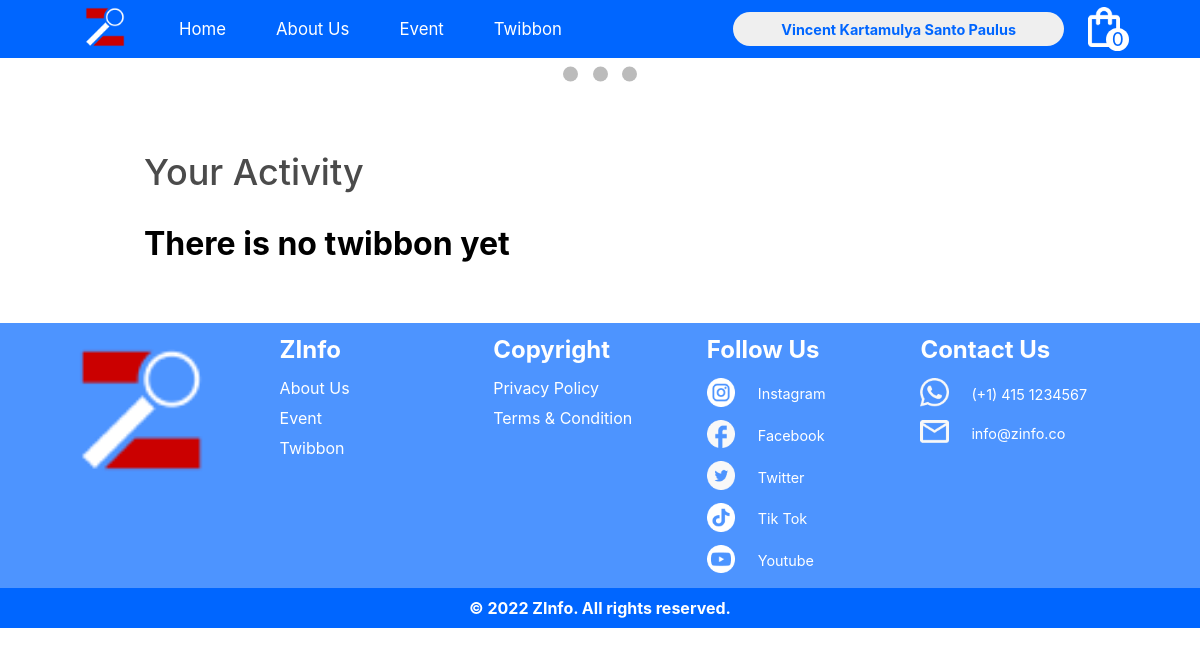
The app's page /twibbon.php (signed in), older data.
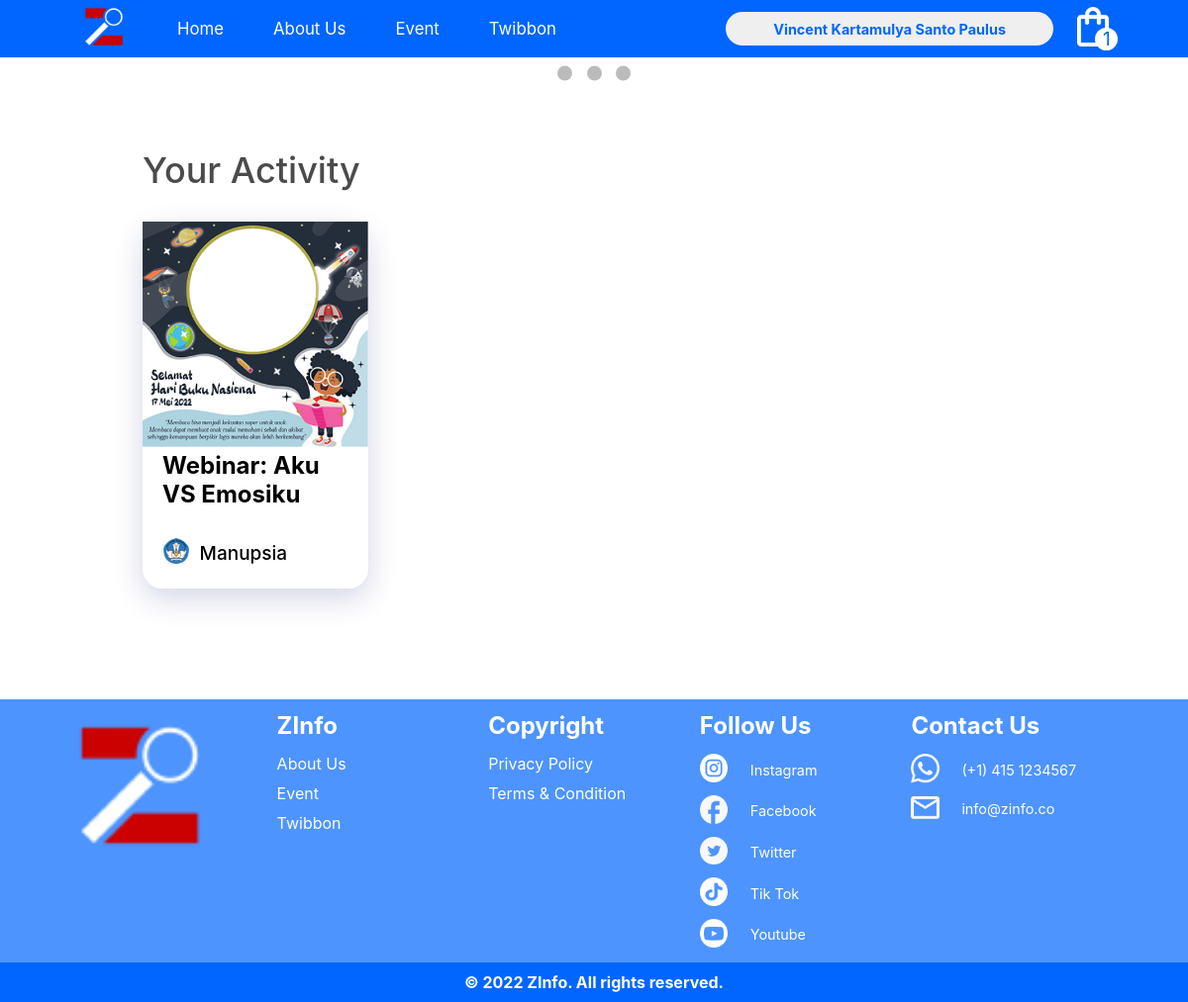
The same page, newer data.
### tables this page shows
CREATE TABLE `transactiondetail` (
  `transactiondetailID` int(11) NOT NULL,
  `transactionID` int(11) NOT NULL,
  `eventID` int(11) NOT NULL,
  `qty` int(11) NOT NULL,
  `kodeBooking` varchar(30) DEFAULT NULL
);

CREATE TABLE `event` (
  `EventID` int(11) NOT NULL,
  `KategoriID` int(11) NOT NULL,
  `Nama` varchar(200) NOT NULL,
  `Deskripsi` mediumtext NOT NULL,
  `GambarPoster` varchar(100) DEFAULT NULL,
  `Harga` int(11) NOT NULL,
  `Tanggal` date NOT NULL,
  `Lokasi` varchar(200) NOT NULL,
  `Alamat` varchar(200) NOT NULL,
  `JenisPert` varchar(10) NOT NULL,
  `sisaTicket` int(11) DEFAULT 50,
  `Twibbon` varchar(100) DEFAULT NULL,
  `NamaOrganizer` varchar(200) NOT NULL,
  `Instagram` varchar(100) NOT NULL,
  `Email` varchar(100) DEFAULT NULL,
  `logo` varchar(100) DEFAULT NULL
);

### twibbon.php (the view, shortened to what this page needs)
<!DOCTYPE html>
<html lang="en">
<head>
    <link rel="stylesheet" href="css/twibbon.css">
</head>
<body>
    <?php include "navbar.php" ?>
    <?php
        include "DBconn.php";
        $UserID = $_SESSION["id"];
        $query = "SELECT * FROM transaction t JOIN transactiondetail td ON t.transactionID = td.transactionID
                    JOIN event e ON e.EventID = td.eventID where userID = $UserID AND kategoriID IN (1,3)
                    GROUP BY e.EventID";
        $twibbons = mysqli_query($conn, $query) or die(mysqli_error($conn));
    ?>
    <div id="banner">
        <div>
        </div>
        <div class="caroul-circle">
            <span></span>
            <span></span>
            <span></span>
        </div>
    </div>
    <div id="twibbon">
        <div class="twibbon-upper">
            Your Activity
        </div>
        <div id="twibbon-section">
            <?php
                if(mysqli_num_rows($twibbons) == 0):
            ?>
            <div>
                <h1>
                    There is no twibbon yet
                </h1>
            </div>
            <?php
                else:
            ?>
            <?php
                foreach($twibbons as $twibbon):
            ?>
                <div class="twibbon-list">
                    <a href="uploadtwibbon.php?eventID=<?= $twibbon["EventID"]?>">
                        <div class="twibbon-list-img">
                            <img src="Asset/<?= $twibbon["Twibbon"] ?>" alt="">
                        </div>
                        <div class="twibbon-list-desc">
                            <h2><?= $twibbon["Nama"] ?></h2>
                            <div class="twibbon-list-logo">
                                <div class="twibbon-list-logo-icon">
                                    <img src="Asset/<?= $twibbon["logo"] ?>" alt="">
                                </div>
                                <div>
                                    <p>
                                        <?= $twibbon["NamaOrganizer"] ?>
                                    </p>
                                </div>
                            </div>
                        </div>
                    </a>
                </div>
            <?php
                endforeach;
            endif;
            ?>
        </div>
    </div>
    <?php include "footer.php" ?>
</body>
</html>

### navbar.php (shortened to what this page needs)
<!DOCTYPE html>
<html lang="en">
<head>
    <link rel="stylesheet" href="https://cdnjs.cloudflare.com/ajax/libs/font-awesome/5.15.3/css/all.min.css"/>
    <link rel="stylesheet" href="css/navbar.css">
</head>
<body>
    <?php
        include 'DBconn.php';
        $total_cart = 0;
        if(isset($_SESSION["login"])):
            $UserID = $_SESSION["id"];
            $query = mysqli_query($conn, "SELECT * FROM cart WHERE UserID = '$UserID'");
            $profile = mysqli_query($conn, "SELECT * FROM `user` WHERE UserID = '$UserID'");
            $total_cart = mysqli_num_rows($query);
            $profiles = mysqli_fetch_assoc($profile);
        endif
    ?>
    <nav id="nav">
        <div>
            <ul id="ul">
                <li class="hideLogo">
                    <a href="home.php">
                        <img src="Asset/Logo Zinfo 2.png" alt="">
                    </a>
                </li>
                <li>
                    <a href="home.php">Home</a>
                </li>
                <li>
                    <a href="">About Us</a>
                </li>
                <li>
                    <a href="event.php">Event</a>
                </li>
                <?php if(isset($_SESSION['login'])) : ?>
                <li>
                    <a href="twibbon.php">Twibbon</a>
                </li>
                <?php else : ?>
                <li>
                    <a href="login.php">Twibbon</a>
                </li>
                <?php endif; ?>
            </ul>
        </div>
        <div>
            <ul id="ul2">
                <?php if(!isset($_SESSION["login"])): ?>
                    <li id="login" onclick="location.href = 'login.php'">
                        <button>Log In</button>
                    </li>
                <?php else: ?>
                    <li id="login">
                        <button onclick="toggleMenu()">
                            <?php
                                $nama = $profiles['Nama'];
                                echo $nama;
                            ?>
                        </button>
                    </li>
                    <li class="hideLogo" id="liabsolute" onclick="location.href='cart.php'">
                        <a href="cart.php">
                            <img src="Asset/cart.png" alt="">
                        </a>
                        <div class="qty">
                            <div id="navbarQty2">
                                <?= $total_cart ?>
                            </div>
                        </div>
                    </li>
                <?php endif ?>
            </ul>
        </div>
    </nav>
</body>
</html>

Row changes from the older to the newer data that the page shows:
added transactiondetail: eventID.Twibbon (picture), eventID.Nama "Webinar: Aku VS Emosiku", eventID.logo (picture), eventID.NamaOrganizer "Manupsia"
Text that changed along with them:
$total_cart: "0" → "1"
text no longer shown: "There is no twibbon yet"
